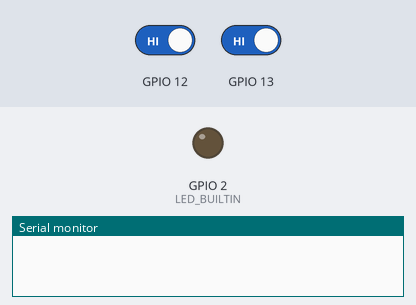
The program below on a simulated ESP32. On the bench: output pins drawn as LEDs (lit = HIGH), the last lines printed to the serial monitor. Inputs (shaded band) come from the test bench; at power-on: GPIO 12 HIGH, GPIO 13 HIGH.

Above: at 1.2 s.
1.3 s: GPIO 12 driven LOW and GPIO 13 driven LOW
At 2.7 s:
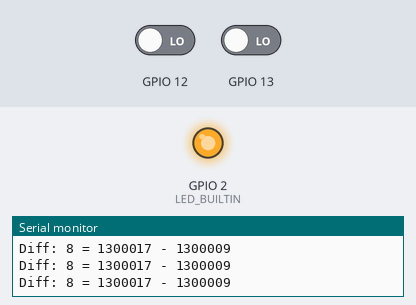
Timing chart, 0 to 4.3 s (numbered marks = the images above; inputs shaded):
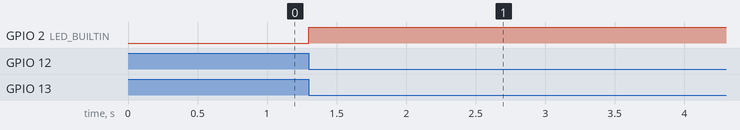

Measured:
- after the input at 1.3 s, GPIO 2 (LED_BUILTIN): LOW → HIGH at once

The program:

main.cpp
```cpp
#include <Arduino.h>

bool trigger1 = false;
bool trigger2 = false;

unsigned long micros1 = 0;
unsigned long micros2 = 0;

long diff = 0;

void IRAM_ATTR triggered1()
{
  if (trigger1 == false)
  {
    trigger1 = true;
    micros1 = micros();
    detachInterrupt(12);
  }
}

void IRAM_ATTR triggered2()
{
  if (trigger2 == false)
  {
    trigger2 = true;
    micros2 = micros();
    detachInterrupt(13);
  }
}

void setup()
{
  pinMode(LED_BUILTIN, OUTPUT);
  digitalWrite(LED_BUILTIN, LOW);
  pinMode(12, INPUT_PULLUP);
  pinMode(13, INPUT_PULLUP);
  attachInterrupt(12, triggered1, FALLING);
  attachInterrupt(13, triggered2, FALLING);
}

void loop()
{

  if (trigger1 && trigger2)
  {
    digitalWrite(LED_BUILTIN, HIGH);

    Serial.begin(9600);
    delay(20);
    Serial.print("Diff: ");
    diff = micros2 - micros1;
    Serial.print(diff);
    Serial.print(" = ");
    Serial.print(micros2);
    Serial.print(" - ");
    Serial.println(micros1);

    while (true)
    {
      Serial.print("Diff: ");
      diff = micros2 - micros1;
      Serial.print(diff);
      Serial.print(" = ");
      Serial.print(micros2);
      Serial.print(" - ");
      Serial.println(micros1);
    }
  }
}
```
